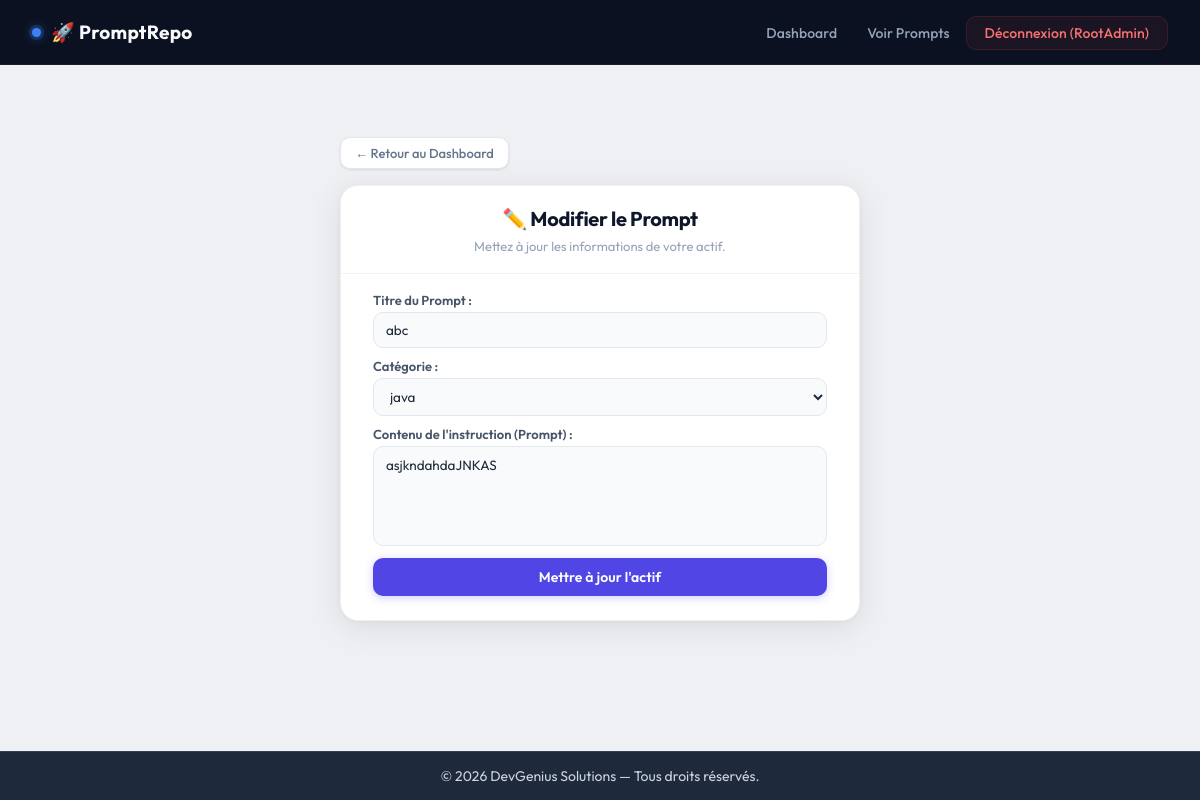
The app's page /developer/edit_prompt.php?id=18 (signed in) with its own data.
### tables this page shows
CREATE TABLE `prompts` (
  `id` int(11) NOT NULL,
  `title` varchar(255) NOT NULL,
  `content` text NOT NULL,
  `user_id` int(11) DEFAULT NULL,
  `category_id` int(11) DEFAULT NULL,
  `created_at` timestamp NOT NULL DEFAULT current_timestamp()
);

CREATE TABLE `categories` (
  `id` int(11) NOT NULL,
  `name` varchar(100) NOT NULL,
  `created_at` timestamp NOT NULL DEFAULT current_timestamp()
);

### developer/edit_prompt.php (the view, shortened to what this page needs)
<?php
require_once '../config/db.php';
$id = $_GET['id'];
$stmt = $pdo->prepare("SELECT * FROM prompts WHERE id = ?");
$stmt->execute([$id]);
$prompt = $stmt->fetch();
$categories = $pdo->query("SELECT * FROM categories")->fetchAll();
include '../includes/header.php';
?>
<main>
    <div class="page-wrapper">
        <a href="dashboard.php" class="btn-back">← Retour au Dashboard</a>
        <div class="form-card">
            <div class="form-card-header">
                <h2>✏️ Modifier le Prompt</h2>
                <p>Mettez à jour les informations de votre actif.</p>
            </div>
            <form action="../controllers/promptController.php" method="POST" class="main-form">
                <div>
                    <label>Titre du Prompt :</label>
                    <input type="text" name="title" value="<?= htmlspecialchars($prompt['title']) ?>" placeholder="Ex: Script de migration SQL" required>
                </div>
                <div>
                    <label>Catégorie :</label>
                    <select name="category_id">
                        <?php foreach($categories as $c): ?>
                            <option value="<?= $c['id'] ?>" <?= $c['id'] == $prompt['category_id'] ? 'selected' : '' ?>>
                                <?= htmlspecialchars($c['name']) ?>
                            </option>
                        <?php endforeach; ?>
                    </select>
                </div>
                <div>
                    <label>Contenu de l'instruction (Prompt) :</label>
                    <textarea name="content" placeholder="Contenu du prompt..." required><?= htmlspecialchars($prompt['content']) ?></textarea>
                </div>
                <button type="submit" name="edit_prompt">Mettre à jour l'actif</button>
            </form>
        </div>
    </div>
</main>
<?php include '../includes/footer.php'; ?>

### assets/css/style.css (style rules this page uses)
*, *::before, *::after { margin: 0; padding: 0; box-sizing: border-box; }
:root { --primary: #4f46e5; --primary-dark: #4338ca; --primary-light: #6366f1; --secondary: #10b981; --danger: #ef4444; --danger-dark: #dc2626; --dark: #0f172a; --dark-mid: #1e293b; --light: #f8fafc; --gray: #64748b; --border: #e2e8f0; --shadow-xs: 0 1px 3px rgba(0,0,0,0.06), 0 1px 2px rgba(0,0,0,0.04); --shadow-sm: 0 4px 12px rgba(0,0,0,0.06), 0 2px 4px rgba(0,0,0,0.04); --shadow-md: 0 8px 24px rgba(0,0,0,0.08), 0 3px 8px rgba(0,0,0,0.05); --shadow-lg: 0 16px 40px rgba(0,0,0,0.10), 0 6px 16px rgba(0,0,0,0.06); --shadow-xl: 0 24px 60px rgba(0,0,0,0.12), 0 8px 24px rgba(0,0,0,0.07); --radius-sm: 6px; --radius-md: 10px; --radius-lg: 14px; --radius-xl: 18px; --radius-2xl: 24px; --ease-fast: all 0.15s cubic-bezier(0.4, 0, 0.2, 1); --ease-normal: all 0.25s cubic-bezier(0.4, 0, 0.2, 1); --ease-slow: all 0.35s cubic-bezier(0.4, 0, 0.2, 1); --table-header-bg: #f28b82; --table-row-hover: #fff5f5; --table-border: #fdd5d2; --stat-blue: #3b82f6; --stat-violet: #8b5cf6; --stat-green: #10b981; }
html, body { height: 100%; }
body { font-family: 'Outfit', 'Segoe UI', Tahoma, sans-serif; background: #eef0f4; color: #1e293b; display: flex; flex-direction: column; min-height: 100vh; -webkit-font-smoothing: antialiased; -moz-osx-font-smoothing: grayscale; }
main { flex: 1; padding: 28px 32px; max-width: 1280px; width: 100%; margin: 0 auto; }
.main-form { display: flex; flex-direction: column; gap: 10px; max-width: 100%; margin: 0 auto; }
.main-form > div { display: flex; flex-direction: column; gap: 4px; }
.main-form label { font-size: 13px; font-weight: 600; color: #475569; text-transform: none; letter-spacing: 0; }
.main-form input, .main-form select, .main-form textarea { padding: 8px 12px; border: 1.5px solid var(--border); border-radius: var(--radius-md); font-size: 13.5px; font-family: inherit; color: #1e293b; transition: var(--ease-fast); outline: none; background: #f9fafb; width: 100%; }
.main-form input::placeholder, .main-form textarea::placeholder { color: #b0bac7; font-size: 13.5px; }
.main-form textarea { resize: none; height: 100px; line-height: 1.6; }
.main-form button { background: var(--primary); color: white; padding: 10px 22px; border: none; border-radius: var(--radius-md); cursor: pointer; font-weight: 600; font-size: 14px; font-family: inherit; transition: var(--ease-fast); width: 100%; letter-spacing: 0.1px; margin-top: 2px; box-shadow: 0 2px 8px rgba(79,70,229,0.25); }
.page-wrapper { max-width: 520px; margin: 16px auto; animation: fadeIn 0.35s ease; }
.btn-back { display: inline-flex; align-items: center; gap: 6px; text-decoration: none; color: #64748b; font-size: 13px; font-weight: 500; padding: 7px 14px; border-radius: var(--radius-md); border: 1px solid var(--border); background: white; transition: var(--ease-fast); margin-bottom: 16px; box-shadow: var(--shadow-xs); }
.form-card { background: white; border-radius: 18px; box-shadow: 0 6px 32px rgba(0,0,0,0.09), 0 1px 4px rgba(0,0,0,0.04); border: 1px solid rgba(0,0,0,0.06); overflow: hidden; position: relative; }
.form-card::before { display: none; }
.form-card-header { padding: 20px 32px 16px; border-bottom: 1px solid #f0f2f5; background: white; text-align: center; }
.form-card-header h2 { font-size: 20px; font-weight: 700; color: #0f172a; margin-bottom: 0; letter-spacing: -0.3px; }
.form-card-header p { font-size: 13px; color: #94a3b8; margin-top: 6px; line-height: 1.5; }
.form-card .main-form { padding: 18px 32px 24px; }

### includes/footer.php (style rules this page uses)
body { display:flex; flex-direction:column; min-height:100vh; }
main { flex:1; }

### records on screen
prompts: title "abc", category_id "java", content "asjkndahdaJNKAS"

### other values on screen
$_SESSION['username'] "RootAdmin"
